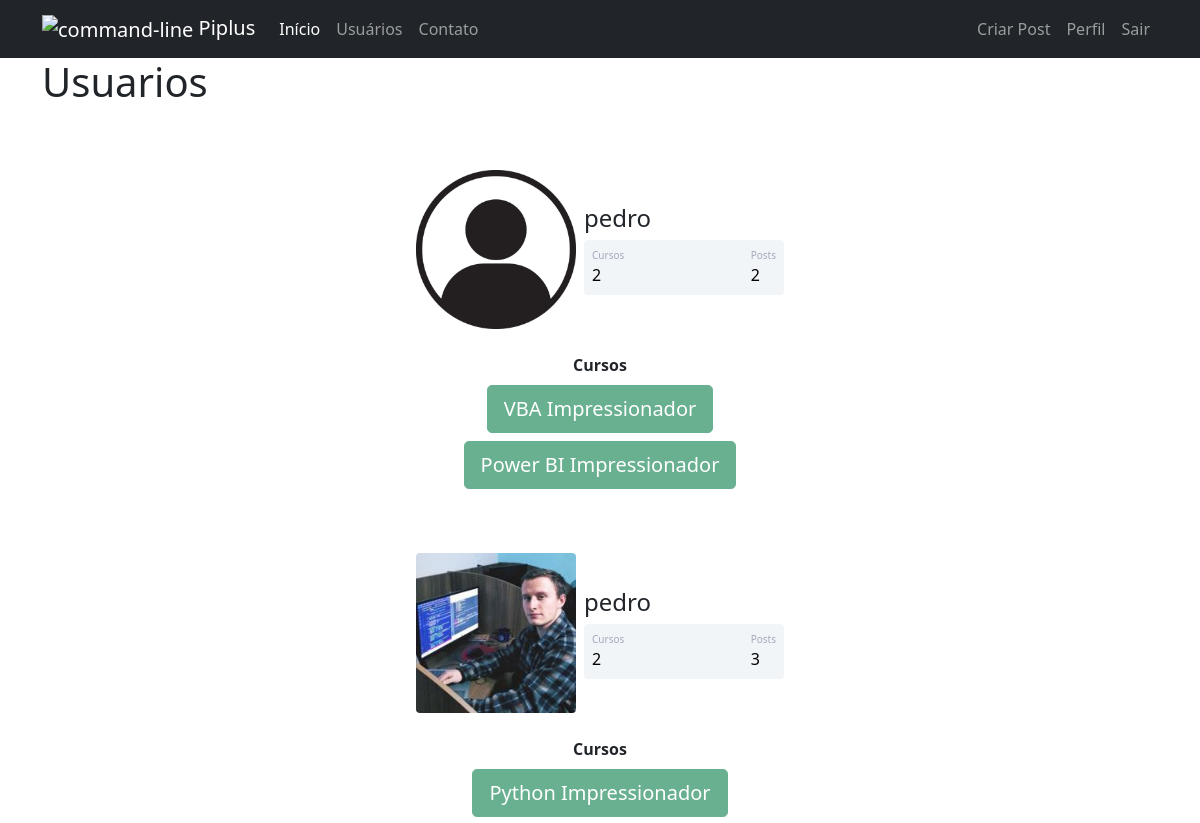
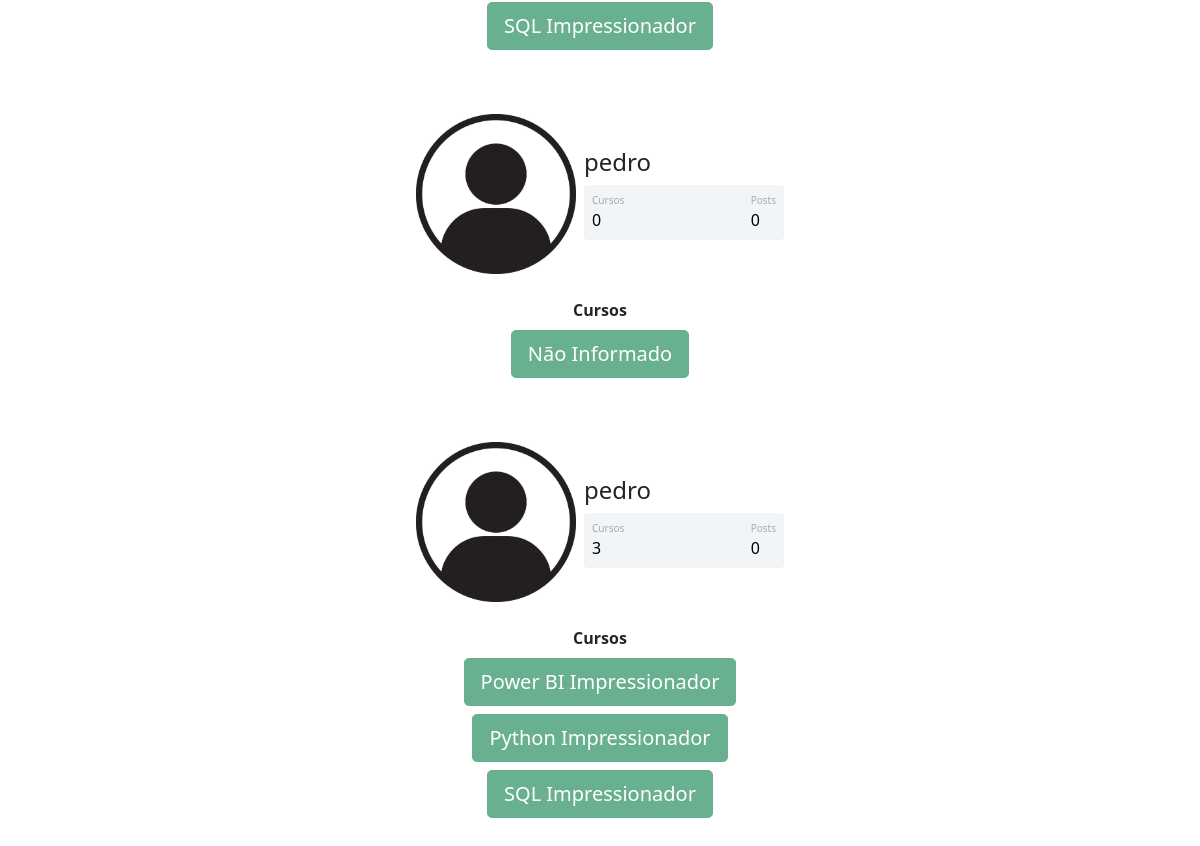
The page /usuarios (signed in) on the database as committed earlier (2 pictures, top to bottom).
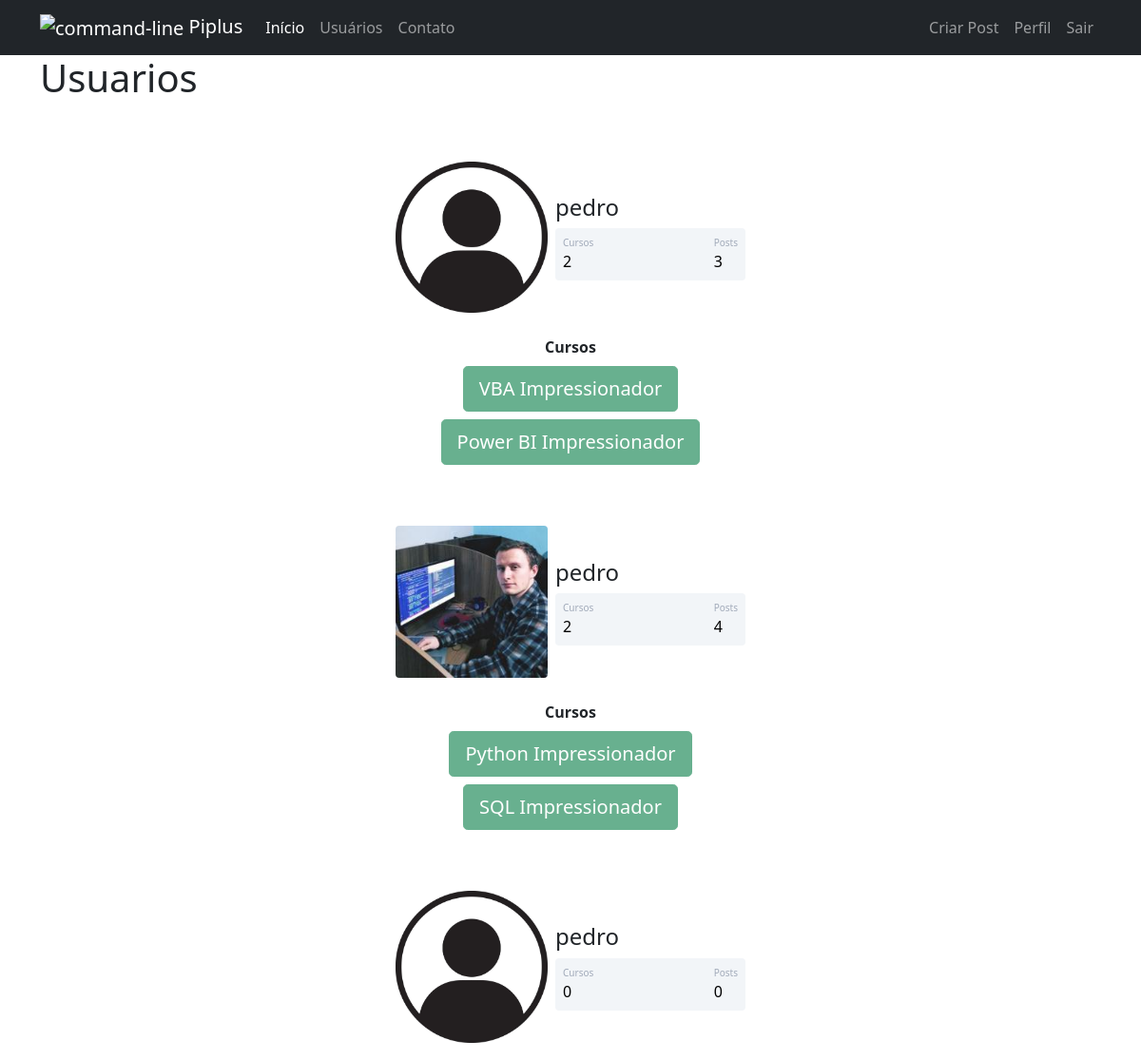
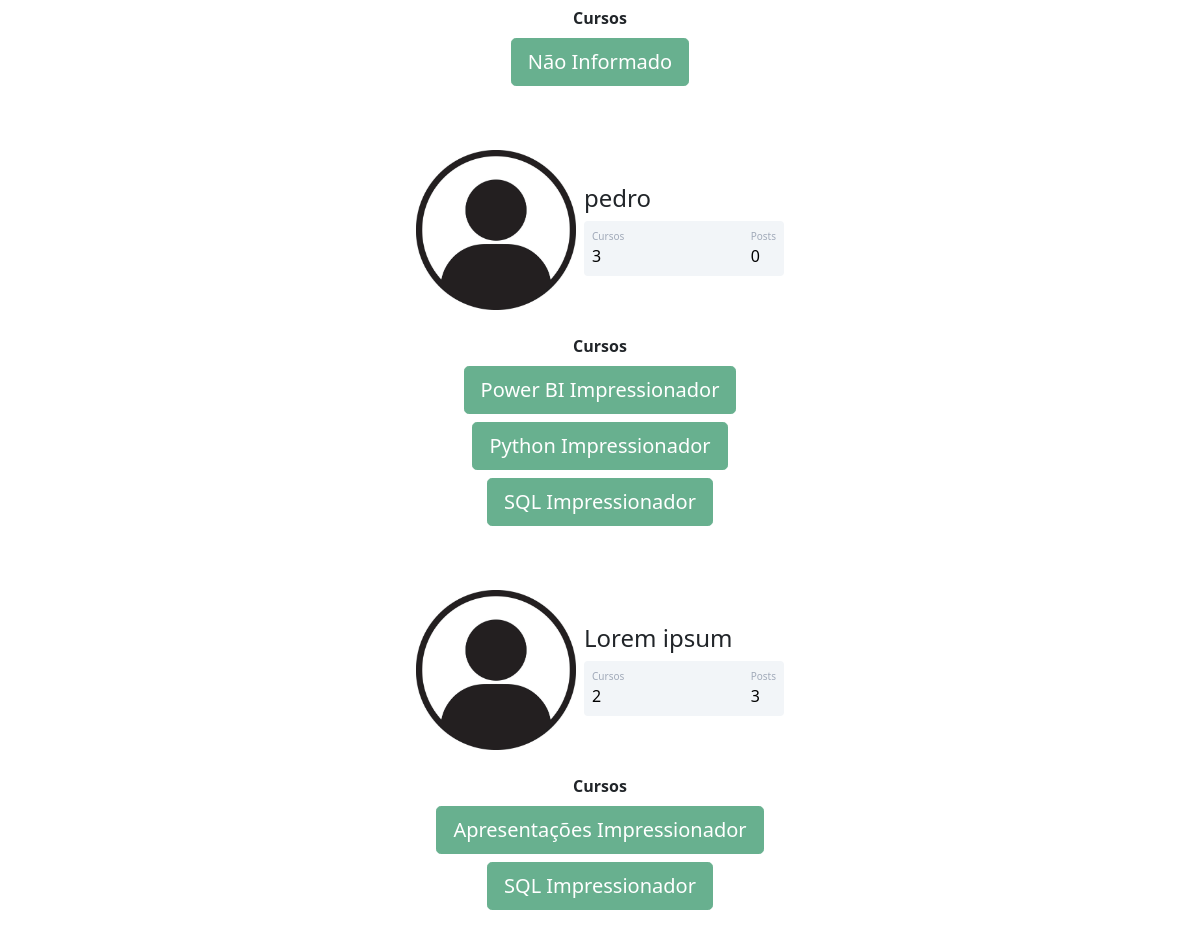
The same page on the database as committed later (2 pictures, top to bottom).
### Piplus/models.py (models this page shows)
class Usuario(database.Model, UserMixin):
    id = database.Column(database.Integer, primary_key=True)
    username = database.Column(database.String, nullable=False)
    email = database.Column(database.String, nullable=False, unique=True)
    senha = database.Column(database.String, nullable=False)
    foto_perfil = database.Column(database.String, default='default.jpg')
    posts = database.relationship('Post', backref='autor', lazy=True)
    cursos = database.Column(database.String, nullable=False, default='Não Informado')
    def contar_posts(self):
        return len(self.posts)

### Piplus/routes.py (the view)
@app.route("/usuarios")
@login_required
def usuarios():
    lista_usuarios = Usuario.query.all()
    return render_template('usuarios.html', lista_usuarios=lista_usuarios)

### Piplus/models.py (called while the page is built)
@login_manager.user_loader
def load_usuario(id_usuario):
    return Usuario.query.get(int(id_usuario))

### Piplus/templates/usuarios.html (shortened to what this page needs)
{% extends 'base.html' %}
{% block body %}
    <div class="container">
        <h1>Usuarios</h1>
        {% for usuario in lista_usuarios %}
            <div class="container mt-5 d-flex justify-content-center">
                <div class="card p-3">
                    <div class="d-flex align-items-center">
                        <div class="image pe-2">
                            <img src="{{ url_for("static", filename="fotos_perfil/{}".format(usuario.foto_perfil)) }}" class="rounded" width="160" >
                        </div>
                    <div class="ml-3 w-100">
                    <h4 class="mb-0 mt-0">{{ usuario.username }}</h4>
                    <div class="p-2 mt-2 bg-primary d-flex justify-content-between rounded text-white stats">
                        {% if usuario.cursos == 'Não Informado' %}
                            <div class="d-flex flex-column">
                                <span class="articles">Cursos</span>
                                <span class="number1">0</span>
                            </div>
                        {% else %}
                            <div class="d-flex flex-column">
                                <span class="articles">Cursos</span>
                                <span class="number1">{{ usuario.cursos.count(';') + 1 }}</span>
                            </div>
                        {% endif %}
                        <div class="d-flex flex-column">
                            <span class="followers">Posts</span>
                            <span class="number2">{{ usuario.contar_posts() }}</span>
                        </div>
                    </div>
                    </div>
                    </div>
                </div>
            </div>
            <div class="row justify-content-center">
                <div class="col col-4 mt-2" style="text-align: center;">
                    <strong> Cursos </strong><br>
                    {% for curso in usuario.cursos.split(';') %}
                        <button type="button" class="btn btn-lg btn-success mt-2" disabled>{{ curso }}</button>
                    {% endfor %}
                </div>
            </div>
        {% endfor %}
    </div>
{% endblock %}

Rows that differ between the two databases and show on the page:
computed for Usuario (number 1 of 5 on the later page): contar_posts "2" → "3"
computed for Usuario (number 2 of 5 on the later page): contar_posts "3" → "4"
added Usuario: foto_perfil (placeholder picture), username "Lorem ipsum", cursos "2", contar_posts "3", curso "Apresentações Impressionador" "SQL Impressionador", shown under "Usuarios"
